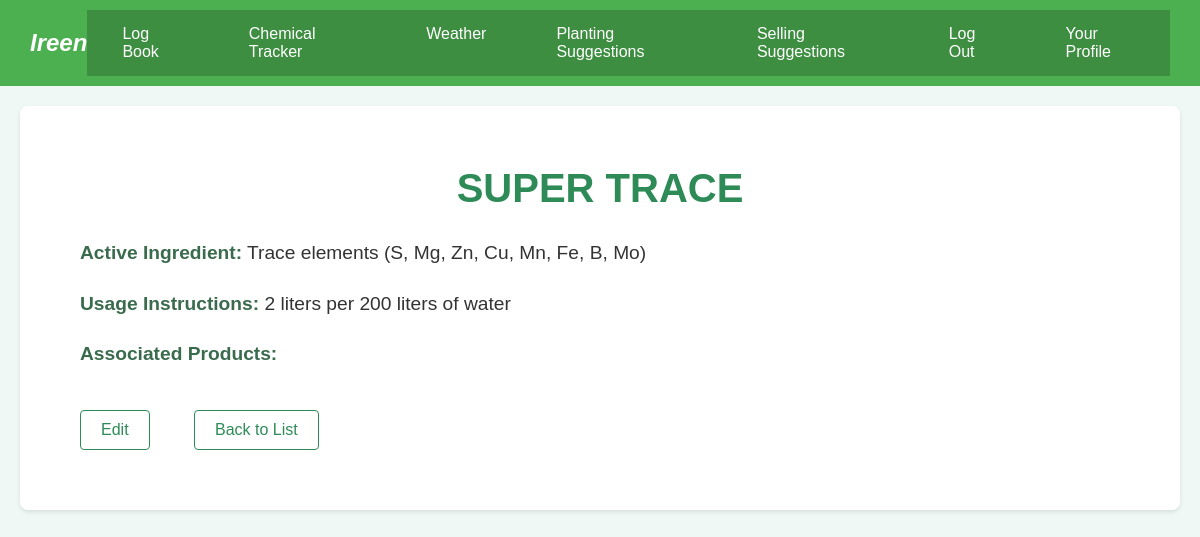
The app's page /chemicaltracker/chemical/1/ (signed in) with its own data.
### chemical_tracker/models.py (models this page shows, shortened)
class Chemical(models.Model):
    user = models.ForeignKey(User, on_delete=models.CASCADE)
    name = models.CharField(max_length=100)
    active_ingredient = models.CharField(max_length=100)
    usage_instructions = models.TextField()
    associated_products = models.TextField(blank=True, null=True)

### chemical_tracker/views.py (the view)
# urls.py: path('chemical/<int:pk>/', views.chemical_detail, name='chemical_detail'),
@login_required
def chemical_detail(request, pk):
    chemical = get_object_or_404(Chemical, pk=pk)
    return render(request, 'chemical_tracker/chemical_detail.html', {'chemical': chemical})

### chemical_tracker/templates/chemical_tracker/chemical_detail.html (shortened to what this page needs)
{% extends 'base.html' %}
{% block content %}
{% load static %}
<!DOCTYPE html>
<html>
<head>
    <link rel="stylesheet" href="{% static 'details.css' %}">
</head>
<body class="details-body">
    <div class="details-container">
        <h1>{{ chemical.name }}</h1>
        <p><strong>Active Ingredient:</strong> {{ chemical.active_ingredient }}</p>
        <p><strong>Usage Instructions:</strong> {{ chemical.usage_instructions }}</p>
        <p><strong>Associated Products:</strong> {{ chemical.associated_products }}</p>
        {% if chemical.user == request.user %}
                        <a href="{% url 'chemicaltracker:update_chemical' chemical.pk %}">Edit</a>
                    {% endif %}
        <a href="{% url 'chemicaltracker:chemicalT' %}">Back to List</a>
    </div>
</body>
</html>
{% endblock %}

### static/css/main.css (style rules this page uses)
body { font-family: Arial, sans-serif; margin: 0; padding: 0; color: #333; background-color: #eaf2e5; }

### chemical_tracker/static/chemical_tracker/css/details.css (style rules this page uses)
body.details-body { font-family: 'Arial', sans-serif; margin: 0; padding: 0; background-color: #f0f8f5; color: #333; }
.details-container h1 { color: #2e8b57; text-align: center; margin-top: 20px; font-size: 2.5em; }
.details-container p { margin: 20px; font-size: 1.2em; line-height: 1.6; }
.details-container p strong { color: #3a6b4d; }
.details-container a { color: #2e8b57; text-decoration: none; display: inline-block; margin: 20px; padding: 10px 20px; border: 1px solid #2e8b57; border-radius: 4px; transition: background-color 0.3s ease, color 0.3s ease; }

### records on screen
Chemical: name "SUPER TRACE", active_ingredient "Trace elements (S, Mg, Zn, Cu, Mn, Fe, B, Mo)", usage_instructions "2 liters per 200 liters of water"
